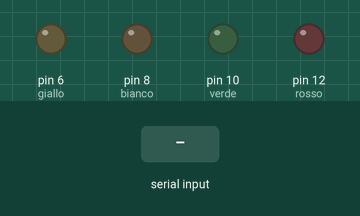
This sketch was run on a simulated Arduino Uno, built with avr-gcc and run on an emulated ATmega328P. Parts: output pins drawn as LEDs (lit = HIGH). Inputs (shaded band) come from the test bench. Random numbers use the default seed unless the sketch sets one; what the sketch prints to the serial monitor is not drawn.

Above: at 0.9 s.
1.0 s: "90,45\n" received over Serial
At 2.5 s:
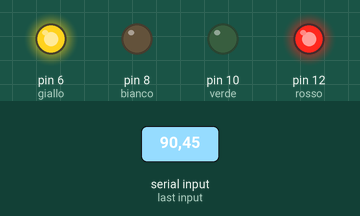
At 5.6 s:
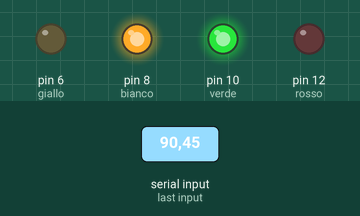
Timing chart, 0 to 11.3 s (numbered marks = the images above; inputs shaded):
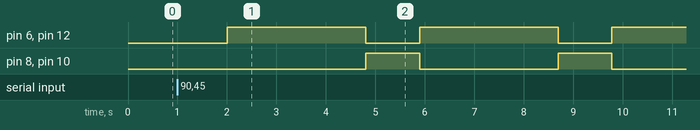

Measured:
- after the input at 1.0 s, pin 6 (giallo), pin 12 (rosso): alternates HIGH for 2.8 s and LOW for 1.1 s, starting after 1.0 s; pin 8 (bianco), pin 10 (verde): alternates HIGH for 1.1 s and LOW for 2.8 s, starting after 3.8 s

The sketch:

ArduinoVerificaFebbraio.ino
```cpp
int rosso = 12;
int verde = 10;
int bianco = 8;
int giallo = 6;
int tempo = random(2000,6001);
int tempo_ = random(1000,3001);
int cicli;

void setup() {
  //SETUP
  Serial.begin(9600);
  richiestaCicli();
  pinMode(rosso,OUTPUT);
  pinMode(verde,OUTPUT);
  pinMode(bianco,OUTPUT);
  pinMode(giallo,OUTPUT);
  randomSeed(millis());

}

void loop() {
  int i = 0;
  while(i<cicli){
  accendi(rosso, giallo, tempo);

  accendi(bianco, verde, tempo_);
  i++;
  }
  setup();
}


void accendi(int led, int led_, int tempo){
  digitalWrite(led,HIGH);
  digitalWrite(led_,HIGH);
  delay(tempo);
  digitalWrite(led,LOW);
  digitalWrite(led_,LOW);
}

void richiestaCicli(){
  Serial.println("INIZIO");
  Serial.println("Quanti cicli vuoi fare?");
  while (Serial.available() == 0) {};
  cicli = Serial.readString().toInt();
}
```
